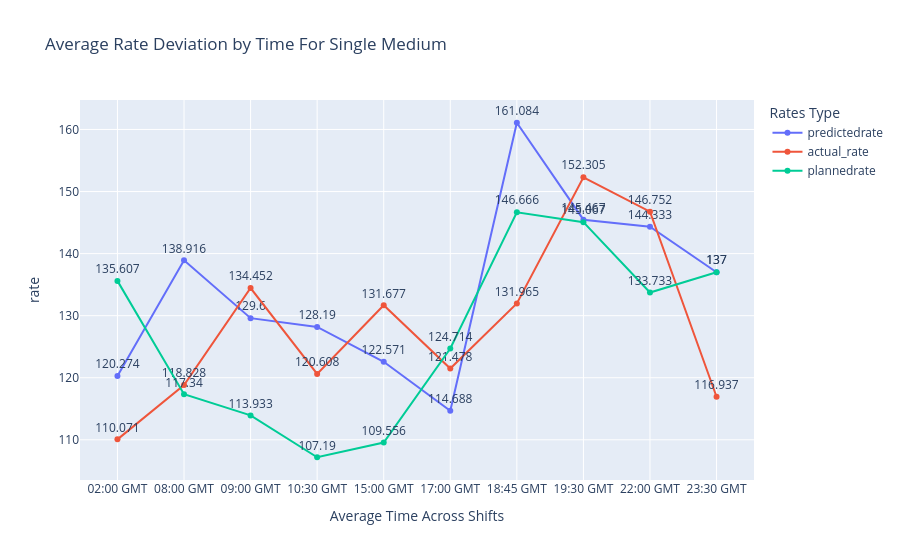

Here is the notebook cell this chart was saved with:
### Code cell
sm_long = sm_time.melt(
    id_vars='interval_start_local',
    value_vars=['predictedrate', 'actual_rate', 'plannedrate'],
    var_name='rate_type',
    value_name='rate'
)

fig = px.line(
    sm_long,
    x='interval_start_local',
    y='rate',
    color='rate_type',
    markers=True,
    text='rate',
    title='Average Rate Deviation by Time For Single Medium',
    labels={ 'interval_start_local': 'Average Time Across Shifts',
            'rates': 'Aggregated Rates Across Shift',
            'rate_type': 'Rates Type'}
)
fig.update_traces(textposition='top center')
fig.show()

### Figure 1 — Plotly figure (JSON) as saved in the notebook; plotly's stock layout.template omitted (floating-point values rounded to 4 significant figures)
{"data": [{"hovertemplate": "Rates Type=predictedrate<br>Average Time Across Shifts=%{x}<br>rate=%{text}<extra></extra>", "legendgroup": "predictedrate", "line": {"color": "#636efa", "dash": "solid"}, "marker": {"symbol": "circle"}, "mode": "lines+markers+text", "name": "predictedrate", "orientation": "v", "showlegend": true, "text": [120.3, 138.9, 129.6, 128.2, 122.6, 114.7, 161.1, 145.5, 144.3, 137.0], "textposition": "top center", "type": "scatter", "x": ["02:00 GMT", "08:00 GMT", "09:00 GMT", "10:30 GMT", "15:00 GMT", "17:00 GMT", "18:45 GMT", "19:30 GMT", "22:00 GMT", "23:30 GMT"], "xaxis": "x", "y": [120.3, 138.9, 129.6, 128.2, 122.6, 114.7, 161.1, 145.5, 144.3, 137.0], "yaxis": "y"}, {"hovertemplate": "Rates Type=actual_rate<br>Average Time Across Shifts=%{x}<br>rate=%{text}<extra></extra>", "legendgroup": "actual_rate", "line": {"color": "#EF553B", "dash": "solid"}, "marker": {"symbol": "circle"}, "mode": "lines+markers+text", "name": "actual_rate", "orientation": "v", "showlegend": true, "text": [110.1, 118.8, 134.5, 120.6, 131.7, 121.5, 132.0, 152.3, 146.8, 116.9], "textposition": "top center", "type": "scatter", "x": ["02:00 GMT", "08:00 GMT", "09:00 GMT", "10:30 GMT", "15:00 GMT", "17:00 GMT", "18:45 GMT", "19:30 GMT", "22:00 GMT", "23:30 GMT"], "xaxis": "x", "y": [110.1, 118.8, 134.5, 120.6, 131.7, 121.5, 132.0, 152.3, 146.8, 116.9], "yaxis": "y"}, {"hovertemplate": "Rates Type=plannedrate<br>Average Time Across Shifts=%{x}<br>rate=%{text}<extra></extra>", "legendgroup": "plannedrate", "line": {"color": "#00cc96", "dash": "solid"}, "marker": {"symbol": "circle"}, "mode": "lines+markers+text", "name": "plannedrate", "orientation": "v", "showlegend": true, "text": [135.6, 117.3, 113.9, 107.2, 109.6, 124.7, 146.7, 145.1, 133.7, 137.0], "textposition": "top center", "type": "scatter", "x": ["02:00 GMT", "08:00 GMT", "09:00 GMT", "10:30 GMT", "15:00 GMT", "17:00 GMT", "18:45 GMT", "19:30 GMT", "22:00 GMT", "23:30 GMT"], "xaxis": "x", "y": [135.6, 117.3, 113.9, 107.2, 109.6, 124.7, 146.7, 145.1, 133.7, 137.0], "yaxis": "y"}], "layout": {"legend": {"title": {"text": "Rates Type"}, "tracegroupgap": 0}, "title": {"text": "Average Rate Deviation by Time For Single Medium"}, "xaxis": {"anchor": "y", "domain": [0, 1], "title": {"text": "Average Time Across Shifts"}}, "yaxis": {"anchor": "x", "domain": [0, 1], "title": {"text": "rate"}}}}
